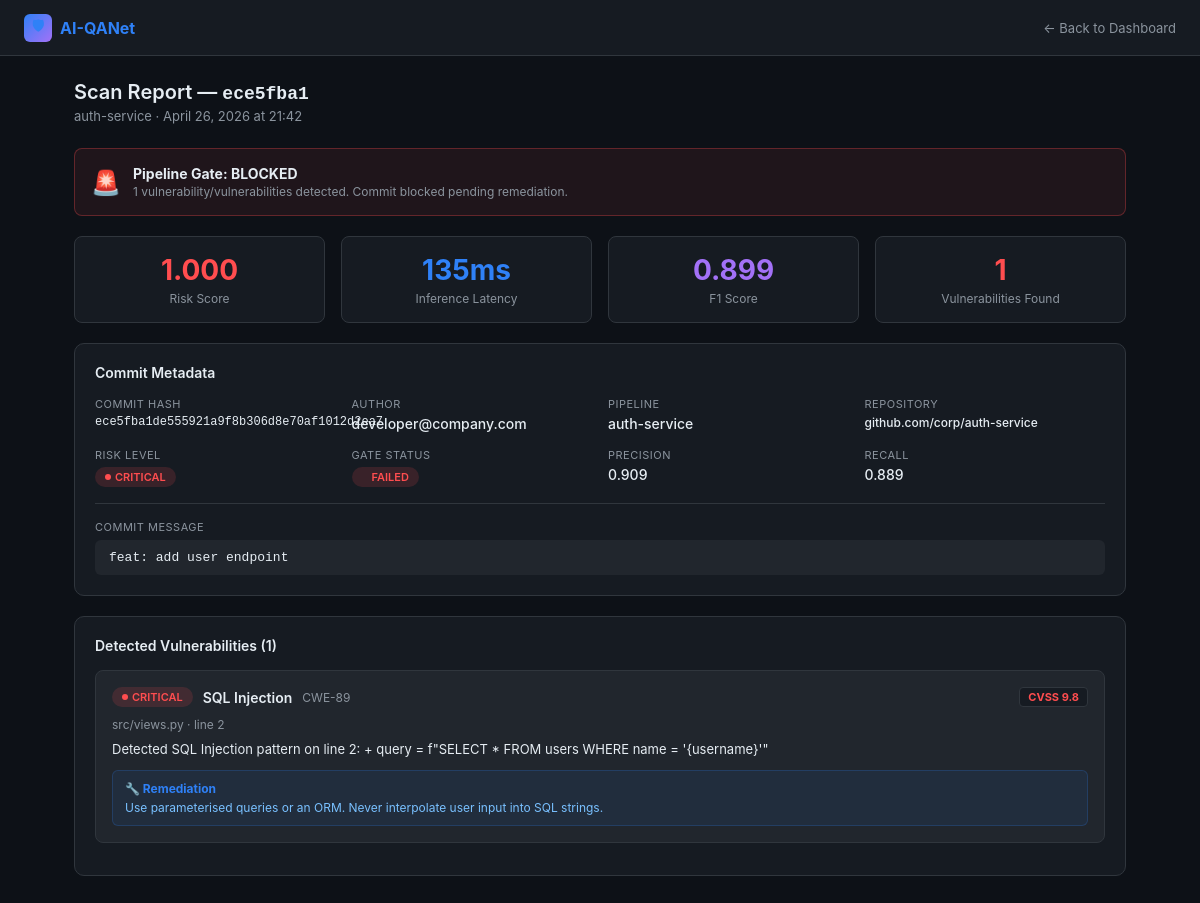
/run/61/, run on the app's committed database.
### scanner/models.py (models this page shows, shortened)
class PipelineRun(models.Model):
    RISK_CHOICES = [
        ('critical', 'Critical Vulnerability'),
        ('high', 'High Risk'),
        ('medium', 'Medium Risk'),
        ('low', 'Low / No Risk'),
    ]
    STATUS_CHOICES = [
        ('passed', 'Passed'),
        ('failed', 'Failed'),
        ('running', 'Running'),
    ]
    pipeline = models.ForeignKey(Pipeline, on_delete=models.CASCADE, related_name='runs')
    commit_hash = models.CharField(max_length=40)
    commit_message = models.TextField()
    author = models.CharField(max_length=100)
    risk_level = models.CharField(max_length=20, choices=RISK_CHOICES)
    risk_score = models.FloatField(help_text="0.0 to 1.0")
    status = models.CharField(max_length=20, choices=STATUS_CHOICES)
    inference_ms = models.IntegerField(help_text="Inference latency in ms")
    precision = models.FloatField(default=0.0)
    recall = models.FloatField(default=0.0)
    f1_score = models.FloatField(default=0.0)
    vulnerabilities_found = models.IntegerField(default=0)
    _vulnerabilities_detail = models.TextField(db_column='vulnerabilities_detail', default='[]')
    created_at = models.DateTimeField(auto_now_add=True)
    @property
    def vulnerabilities_detail(self):
        return json.loads(self._vulnerabilities_detail)
    @vulnerabilities_detail.setter
    def vulnerabilities_detail(self, value):
        self._vulnerabilities_detail = json.dumps(value)

class Pipeline(models.Model):
    name = models.CharField(max_length=200)
    repository = models.CharField(max_length=300)
    branch = models.CharField(max_length=100, default='main')
    created_at = models.DateTimeField(auto_now_add=True)

class Vulnerability(models.Model):
    SEVERITY_CHOICES = [
        ('critical', 'Critical'),
        ('high', 'High'),
        ('medium', 'Medium'),
        ('low', 'Low'),
    ]
    run = models.ForeignKey(PipelineRun, on_delete=models.CASCADE, related_name='vuln_set')
    cwe_id = models.CharField(max_length=20)
    cve_id = models.CharField(max_length=30, blank=True)
    title = models.CharField(max_length=300)
    description = models.TextField()
    severity = models.CharField(max_length=20, choices=SEVERITY_CHOICES)
    file_path = models.CharField(max_length=500)
    line_number = models.IntegerField()
    cvss_score = models.FloatField(default=0.0)
    remediation = models.TextField(blank=True)

### scanner/views.py (the view)
# urls.py: path('run/<int:pk>/', views.run_detail, name='run_detail'),
def run_detail(request, pk):
    run = get_object_or_404(PipelineRun.objects.select_related('pipeline'), pk=pk)
    vulns = run.vuln_set.order_by('-cvss_score')
    context = {'run': run, 'vulns': vulns}
    return render(request, 'scanner/run_detail.html', context)

### scanner/templates/scanner/run_detail.html (shortened to what this page needs)
<!DOCTYPE html>
<html lang="en">
<head>
</head>
<body>
<nav>
  <a href="{% url 'dashboard' %}" class="nav-brand"><div class="icon">🛡</div>AI-QANet</a>
  <a href="{% url 'dashboard' %}" class="back-link">← Back to Dashboard</a>
</nav>
<div class="page">
  <div class="page-title">Scan Report — <code style="font-size:18px">{{ run.commit_hash|slice:":8" }}</code></div>
  <div class="page-sub">{{ run.pipeline.name }} · {{ run.created_at|date:"F j, Y \a\t H:i" }}</div>
  {% if run.status == 'passed' %}
  <div class="pass-banner">
    <div class="banner-icon">✅</div>
    <div class="banner-text"><strong>Pipeline Gate: PASSED</strong><p>No critical or high-severity vulnerabilities detected. Commit cleared for merge.</p></div>
  </div>
  {% else %}
  <div class="fail-banner">
    <div class="banner-icon">🚨</div>
    <div class="banner-text"><strong>Pipeline Gate: BLOCKED</strong><p>{{ run.vulnerabilities_found }} vulnerability/vulnerabilities detected. Commit blocked pending remediation.</p></div>
  </div>
  {% endif %}
  <div class="metrics-row">
    <div class="metric"><div class="val" style="color:{% if run.risk_level == 'critical' %}var(--critical){% elif run.risk_level == 'high' %}var(--high){% elif run.risk_level == 'medium' %}var(--medium){% else %}var(--low){% endif %}">{{ run.risk_score|floatformat:3 }}</div><div class="lbl">Risk Score</div></div>
    <div class="metric"><div class="val">{{ run.inference_ms }}ms</div><div class="lbl">Inference Latency</div></div>
    <div class="metric"><div class="val" style="color:#a371f7">{{ run.f1_score|floatformat:3 }}</div><div class="lbl">F1 Score</div></div>
    <div class="metric"><div class="val" style="color:var(--critical)">{{ run.vulnerabilities_found }}</div><div class="lbl">Vulnerabilities Found</div></div>
  </div>
  <div class="card">
    <div class="card-title">Commit Metadata</div>
    <div class="meta-grid">
      <div class="meta-item"><div class="label">Commit Hash</div><div class="value" style="font-family:monospace;font-size:12px">{{ run.commit_hash }}</div></div>
      <div class="meta-item"><div class="label">Author</div><div class="value">{{ run.author }}</div></div>
      <div class="meta-item"><div class="label">Pipeline</div><div class="value">{{ run.pipeline.name }}</div></div>
      <div class="meta-item"><div class="label">Repository</div><div class="value" style="font-size:12px">{{ run.pipeline.repository }}</div></div>
      <div class="meta-item"><div class="label">Risk Level</div><div class="value"><span class="badge badge-{{ run.risk_level }}">{{ run.risk_level }}</span></div></div>
      <div class="meta-item"><div class="label">Gate Status</div><div class="value"><span class="badge badge-{{ run.status }}">{{ run.status }}</span></div></div>
      <div class="meta-item"><div class="label">Precision</div><div class="value">{{ run.precision|floatformat:3 }}</div></div>
      <div class="meta-item"><div class="label">Recall</div><div class="value">{{ run.recall|floatformat:3 }}</div></div>
    </div>
    <div style="margin-top:16px;padding-top:16px;border-top:1px solid var(--border)">
      <div class="meta-item"><div class="label" style="margin-bottom:6px">Commit Message</div><div class="value" style="background:var(--surface2);padding:10px 14px;border-radius:6px;font-family:monospace;font-size:13px">{{ run.commit_message }}</div></div>
    </div>
  </div>
  <div class="card">
    <div class="card-title">Detected Vulnerabilities ({{ vulns|length }})</div>
    {% if vulns %}
      {% for v in vulns %}
      <div class="vuln-card">
        <div class="vuln-header">
          <span class="badge badge-{{ v.severity }}">{{ v.severity }}</span>
          <span class="vuln-title">{{ v.title }}</span>
          <span style="color:var(--muted);font-size:12px">{{ v.cwe_id }}</span>
          <span class="cvss-badge" style="color:{% if v.cvss_score >= 9 %}var(--critical){% elif v.cvss_score >= 7 %}var(--high){% elif v.cvss_score >= 4 %}var(--medium){% else %}var(--low){% endif %}">CVSS {{ v.cvss_score }}</span>
        </div>
        <div class="vuln-meta">{{ v.file_path }} · line {{ v.line_number }}</div>
        <div class="vuln-desc">{{ v.description }}</div>
        <div class="vuln-remediation"><strong>🔧 Remediation</strong>{{ v.remediation }}</div>
      </div>
      {% endfor %}
    {% else %}
      <div class="empty">
        <div style="font-size:40px;margin-bottom:12px">🎉</div>
        <p>No vulnerabilities detected. This commit passed all AI-QANet security checks.</p>
      </div>
    {% endif %}
  </div>
</div>
</body>
</html>

### scanner/templates/scanner/run_detail.html (style rules this page uses)
:root { --bg:#0d1117;--surface:#161b22;--surface2:#21262d;--border:#30363d;--text:#e6edf3;--muted:#8b949e;--critical:#ff4d4f;--high:#ff7a00;--medium:#f0c040;--low:#3fb950;--accent:#2f81f7; }
* { box-sizing:border-box;margin:0;padding:0; }
body { background:var(--bg);color:var(--text);font-family:-apple-system,BlinkMacSystemFont,'Segoe UI',sans-serif;font-size:14px; }
nav { background:var(--surface);border-bottom:1px solid var(--border);padding:0 24px;display:flex;align-items:center;height:56px;gap:24px; }
.nav-brand { font-size:16px;font-weight:700;color:var(--accent);display:flex;align-items:center;gap:8px;text-decoration:none; }
.nav-brand .icon { width:28px;height:28px;background:linear-gradient(135deg,var(--accent),#a371f7);border-radius:6px;display:flex;align-items:center;justify-content:center;font-size:14px; }
.back-link { color:var(--muted);text-decoration:none;font-size:13px;margin-left:auto; }
.page { max-width:1100px;margin:0 auto;padding:24px; }
.card { background:var(--surface);border:1px solid var(--border);border-radius:10px;padding:20px;margin-bottom:20px; }
.card-title { font-size:14px;font-weight:600;margin-bottom:16px;color:var(--text); }
.meta-grid { display:grid;grid-template-columns:repeat(auto-fill,minmax(200px,1fr));gap:16px; }
.meta-item .label { color:var(--muted);font-size:11px;text-transform:uppercase;letter-spacing:.5px;margin-bottom:4px; }
.meta-item .value { font-size:14px;font-weight:500; }
.badge { display:inline-flex;align-items:center;gap:4px;padding:3px 10px;border-radius:20px;font-size:11px;font-weight:600;text-transform:uppercase; }
.badge::before { content:'';width:6px;height:6px;border-radius:50%; }
.badge-critical { background:rgba(255,77,79,.15);color:var(--critical); }
.badge-critical::before { background:var(--critical); }
.badge-failed { background:rgba(255,77,79,.15);color:var(--critical); }
.metrics-row { display:grid;grid-template-columns:repeat(4,1fr);gap:16px;margin-bottom:20px; }
.metric { background:var(--surface);border:1px solid var(--border);border-radius:8px;padding:16px;text-align:center; }
.metric .val { font-size:28px;font-weight:700;color:var(--accent); }
.metric .lbl { color:var(--muted);font-size:12px;margin-top:4px; }
.vuln-card { background:var(--surface2);border:1px solid var(--border);border-radius:8px;padding:16px;margin-bottom:12px; }
.vuln-header { display:flex;align-items:center;gap:10px;margin-bottom:10px; }
.vuln-title { font-weight:600;font-size:14px; }
.vuln-meta { font-size:12px;color:var(--muted);margin-bottom:8px; }
.vuln-desc { font-size:13px;color:var(--text);margin-bottom:10px;line-height:1.5; }
.vuln-remediation { background:rgba(47,129,247,.08);border:1px solid rgba(47,129,247,.2);border-radius:6px;padding:10px 12px;font-size:12px;color:#79c0ff; }
.vuln-remediation strong { display:block;margin-bottom:4px;color:var(--accent); }
.cvss-badge { background:var(--surface);border:1px solid var(--border);border-radius:4px;padding:2px 8px;font-size:11px;font-weight:700;margin-left:auto; }
.page-title { font-size:20px;font-weight:600;margin-bottom:4px; }
.page-sub { color:var(--muted);font-size:13px;margin-bottom:24px; }
.fail-banner { background:rgba(255,77,79,.08);border:1px solid rgba(255,77,79,.3);border-radius:8px;padding:16px;margin-bottom:20px;display:flex;align-items:center;gap:12px; }
.banner-icon { font-size:24px; }
.banner-text strong { display:block;margin-bottom:2px; }
.banner-text p { color:var(--muted);font-size:12px; }

### data on the page
PipelineRun: commit_hash "ece5fba1", pipeline.name "auth-service", created_at "April 26, 2026 at 21:42", vulnerabilities_found "1", risk_score "1.000", inference_ms "135", f1_score "0.899", commit_hash "ece5fba1de555921a9f8b306d8e70af1012d2ea7", author "developer@company.com", pipeline.repository "github.com/corp/auth-service", risk_level "CRITICAL", status "FAILED", precision "0.909", recall "0.889", commit_message "feat: add user endpoint"
Vulnerability: severity "CRITICAL", title "SQL Injection", cwe_id "CWE-89", cvss_score "9.8", file_path "src/views.py", line_number "2", description "Detected SQL Injection pattern on line 2: + query = f\"SELECT * FROM users WHERE name = '{username}'\"", remediation "Use parameterised queries or an ORM. Never interpolate user input into SQL strings."

### other printed values
{{ vulns|length }} "1"
